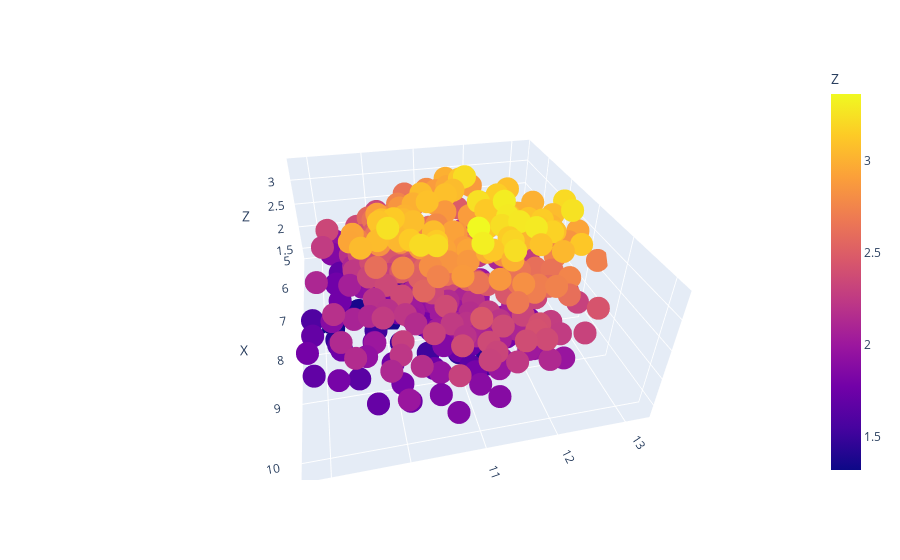

This figure's notebook cell:
### Code cell
import plotly.express as px
import plotly.graph_objects as go

scale_factor = 25

fin_df = fin_data.full_point_data
fin_df = fin_df.loc[fin_df["fin_label_curr"]==1, :]

fin_df[["X", "Y", "Z"]] = fin_df[["X", "Y", "Z"]] / scale_factor

fig = px.scatter_3d(fin_df, x="X", y="Y", z="Z", color = "Z")

fig.update_layout(
             scene=dict(
                 aspectmode='data'
         ))

fig.show()

### Figure 1 — Plotly figure (JSON) as saved in the notebook; plotly's stock layout.template omitted (floating-point values rounded to 4 significant figures; data arrays with more than 128 entries replaced by an {"elided": "..."} marker saying what was removed)
{"data": [{"hovertemplate": "X=%{x}<br>Y=%{y}<br>Z=%{marker.color}<extra></extra>", "legendgroup": "", "marker": {"color": {"elided": "405 float values"}, "coloraxis": "coloraxis", "symbol": "circle"}, "mode": "markers", "name": "", "scene": "scene", "showlegend": false, "type": "scatter3d", "x": {"elided": "405 float values"}, "y": {"elided": "405 float values"}, "z": {"elided": "405 float values"}}], "layout": {"autosize": true, "coloraxis": {"colorbar": {"title": {"text": "Z"}}, "colorscale": [[0, "#0d0887"], [0.1111, "#46039f"], [0.2222, "#7201a8"], [0.3333, "#9c179e"], [0.4444, "#bd3786"], [0.5556, "#d8576b"], [0.6667, "#ed7953"], [0.7778, "#fb9f3a"], [0.8889, "#fdca26"], [1, "#f0f921"]]}, "legend": {"tracegroupgap": 0}, "margin": {"t": 60}, "scene": {"aspectmode": "data", "aspectratio": {"x": 1.398, "y": 1.248, "z": 0.5733}, "camera": {"center": {"x": 0, "y": 0, "z": 0}, "eye": {"x": 1.762, "y": -0.3898, "z": 1.196}, "projection": {"type": "perspective"}, "up": {"x": 0, "y": 0, "z": 1}}, "domain": {"x": [0, 1], "y": [0, 1]}, "xaxis": {"title": {"text": "X"}, "type": "linear"}, "yaxis": {"title": {"text": "Y"}, "type": "linear"}, "zaxis": {"title": {"text": "Z"}, "type": "linear"}}}}
